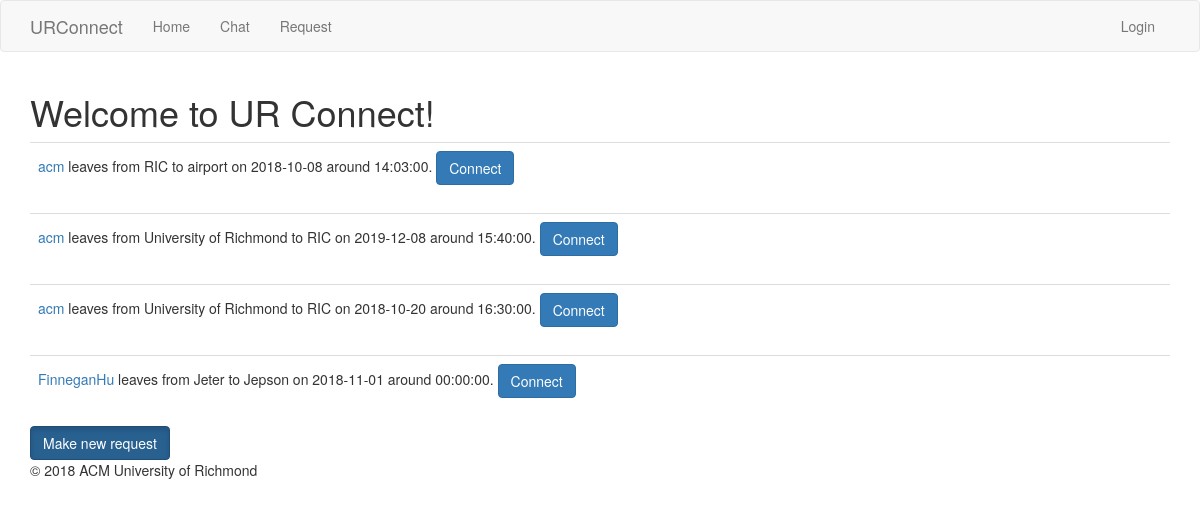
/index, run on the app's committed database.
### app/models.py (models this page shows, shortened)
class Request(db.Model):
	id = db.Column(db.Integer, primary_key = True)
	origin = db.Column(db.String(140))
	destination = db.Column(db.String(140))
	date = db.Column(db.Date, index = True)
	time = db.Column(db.Time, index = True)
	user_id = db.Column(db.Integer, db.ForeignKey('user.id'))

class User(UserMixin, db.Model):
	id = db.Column(db.Integer, primary_key = True)
	username = db.Column(db.String(64), index=True, unique=True)
	email = db.Column(db.String(120), index=True, unique=True)
	password_hash = db.Column(db.String(128))
	posts = db.relationship('Post', backref='author', lazy='dynamic')
	requests = db.relationship('Request', backref='author', lazy='dynamic')

### app/routes.py (the view)
@app.route('/')
@app.route('/index')
def index():
    requests = Request.query.all()
    return render_template('index.html', title='Home', requests = requests)

### app/templates/index.html
{% extends "base.html" %}
{% import 'bootstrap/wtf.html' as wtf %}
{% block app_content %}
  {% if title != "Home"%}
    <h1>Welcome to UR Connect: {{ title }}!</h1>
  {% else %}
    <h1>Welcome to UR Connect!</h1>
  {% endif %}
  {% for request in requests %}
		{% include '_request.html' %}
  {% endfor %}
  <a href="{{ url_for('requestForm') }}"" class="btn btn-primary active"> Make new request
  </a>
{% endblock %}

### app/templates/_request.html
    <table class="table table-hover">
        <tr>
            <td>
                <a href="{{ url_for('user', username=request.author.username) }}">
                    {{ request.author.username }}
                </a>
                leaves from {{ request.origin }} to {{ request.destination }} on {{ request.date }} around {{ request.time }}.
                <a href="{{ url_for('email_notification', user=request.author.username, _external=True) }}"
                   type="button" class="btn btn-primary">
                    Connect
                </a>
            </td>
        </tr>
    </table>

### data on the page
Request: author.username "acm", origin "RIC", destination "airport", date "2018-10-08", time "14:03:00"
Request: author.username "acm", origin "University of Richmond", destination "RIC", date "2019-12-08", time "15:40:00"
Request: author.username "acm", origin "University of Richmond", destination "RIC", date "2018-10-20", time "16:30:00"
Request: author.username "FinneganHu", origin "Jeter", destination "Jepson", date "2018-11-01", time "00:00:00"
